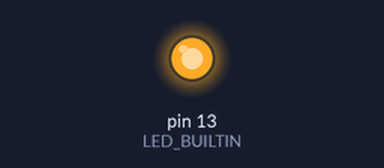
Simulated run of this sketch. Board: Arduino Uno, built with avr-gcc and run on an emulated ATmega328P. Parts: output pins drawn as LEDs (lit = HIGH).

Above: at 0.15 s.
At 38.2 s:
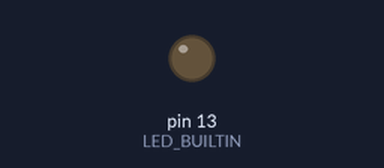
Timing chart, 0 to 43.9 s (numbered marks = the images above):
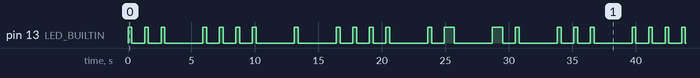

Measured:
- by itself, pin 13 (LED_BUILTIN): moves between LOW and HIGH, repeating every 33.8 s
- by itself, everything shown: repeats every 33.8 s, in 32 steps

The sketch:

Blink.ino
```cpp
void setup() {
  // initialize digital pin LED_BUILTIN as an output.
  pinMode(LED_BUILTIN, OUTPUT);
}

//creating a function to blink dot in morse code
void dot() {
  digitalWrite(LED_BUILTIN, HIGH);  // turn the LED on (HIGH is the voltage level)
  delay(300);                      // wait for a second
  digitalWrite(LED_BUILTIN, LOW);   // turn the LED off by making the voltage LOW
  delay(1000);                      // wait for a second

}

//creating a function to blink dash in morse code
void dash(){
  digitalWrite(LED_BUILTIN, HIGH);  // turn the LED on (HIGH is the voltage level)
  delay(800);                      // wait for a second
  digitalWrite(LED_BUILTIN, LOW);   // turn the LED off by making the voltage LOW
  delay(1000);                      // wait for a second


}

void loop()
{
  //morse code for the name "shehan"
//S: "..."
//H: "...."
//E: "."
//H: "...."
//A: ".-"
//N: "-."

// letter "S"
dot();
dot();
dot();
delay(2000);

// letter "H"
dot();
dot();
dot();
dot();
delay(2000);

// letter "E"
dot();
delay(2000);

// letter "H"
dot();
dot();
dot();
dot();
delay(2000);

// letter "A"
dot();
dash();
delay (2000);

// letter "N"
dash();
dot();
delay(2000);


}
```
